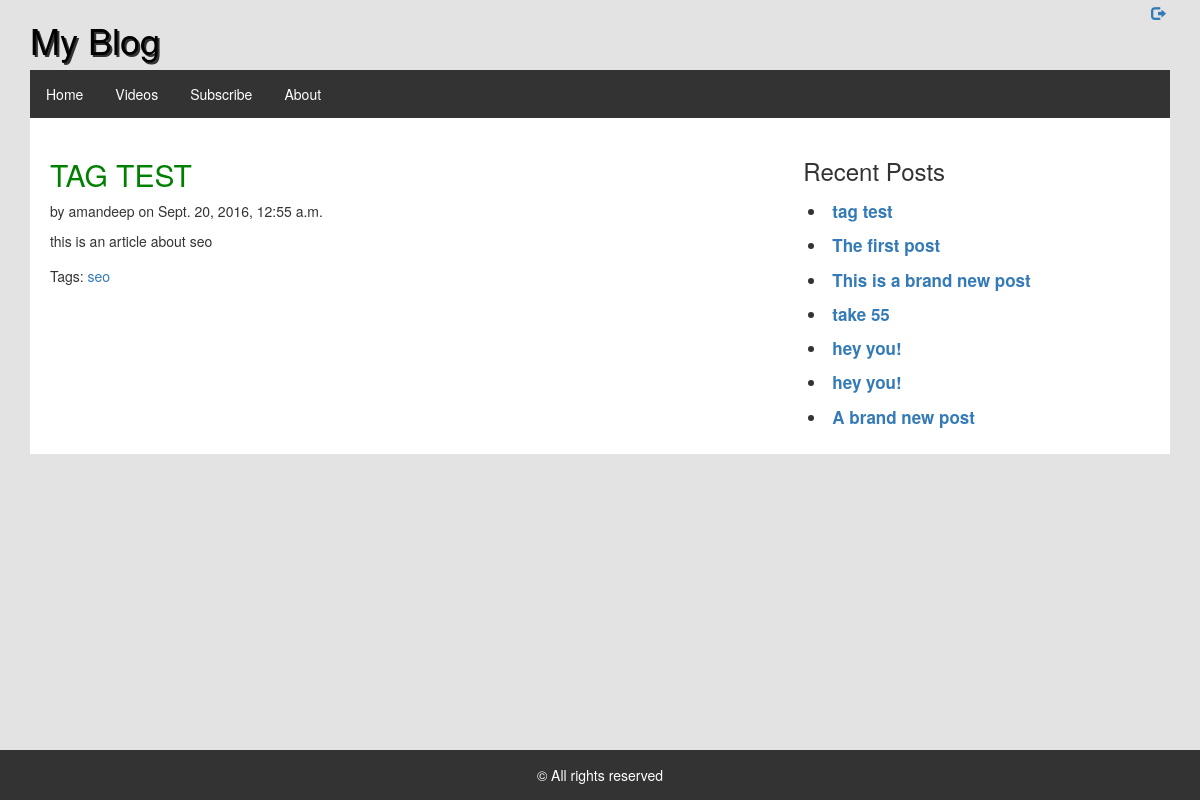
The app's page /post/34/, older data.
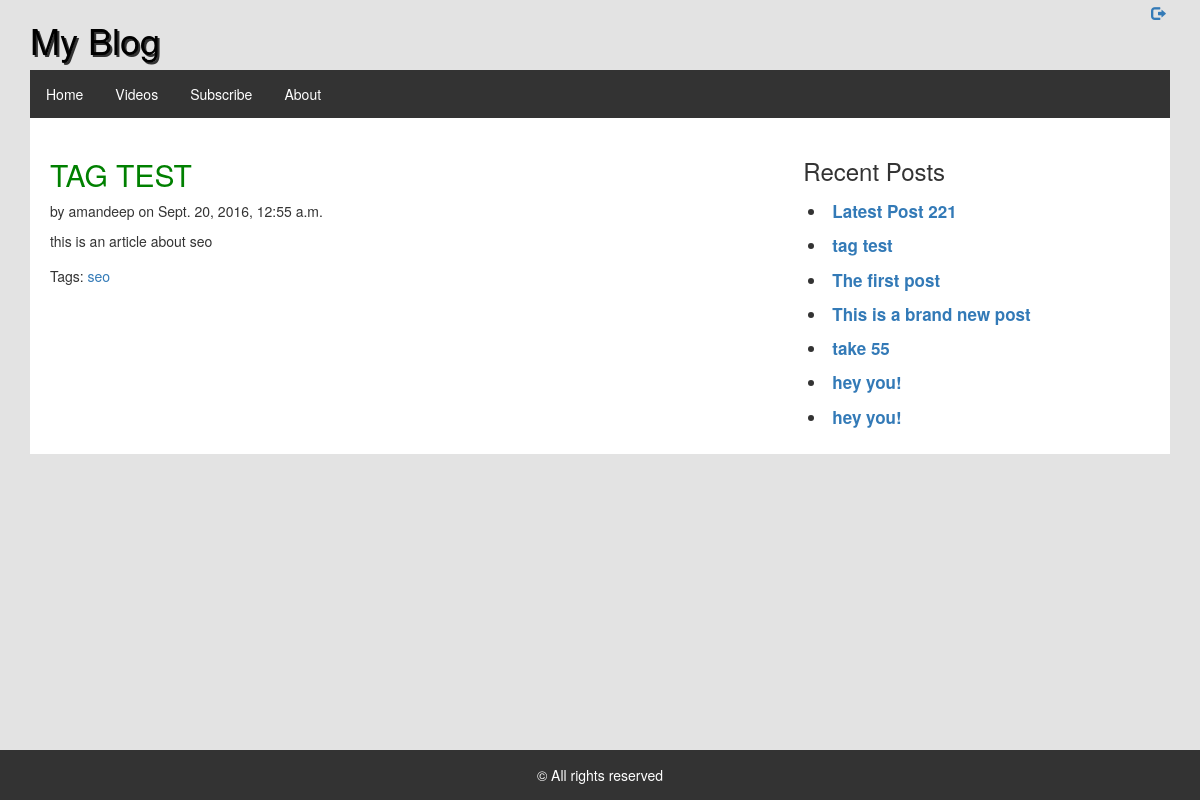
The same page, newer data.
### blog/models.py (models this page shows, shortened)
class Post(models.Model):
    author = models.ForeignKey('auth.User')
    title = models.CharField(max_length=150)
    text = models.TextField()
    created_date = models.DateTimeField(default=timezone.now)
    published_date = models.DateTimeField(blank=True, null=True)
    tags = models.CharField(max_length=150, blank=True, null=True)

### blog/views.py (the view)
# urls.py: url(r'^post/(?P<pk>\d+)/$', views.post_detail, name='post_detail'),
def post_detail(request,pk):
	post = Post.objects.get(pk=pk)
	posts = Post.objects.filter(published_date__lte=timezone.now()).order_by('-published_date') #just for recent posts in the sidebar
	return render(request,'post_detail.html',{'post':post,'posts':posts})

### blog/templates/post_detail.html (shortened to what this page needs)
{%extends 'base.html' %}
{% load staticfiles %}
{% block content %}
        <div class="post post-detail">
       			<h2 class="post-title">{{post.title}}</h2>
       			<p>by {{post.author}} on {{post.published_date}}</p>
				<div class="post-body">{{post.text|safe}}</div>
                {% if post.tags != None %}
                <div class="post-tags">Tags: <a href="{% url 'tag_filter' tage=post.tags %}">{{post.tags}}</a></div>
                {%endif%}
        </div>
{% endblock %}

### blog/templates/latest_posts.html
<div class="latest-posts">
	<h3>Recent Posts</h3>
	{% for post in posts|slice:":7" %}
		<li><a href="{% url 'post_detail' pk=post.pk %}">{{post.title}}</a></li>
	{% endfor %}
</div>

Row changes from the older to the newer data that the page shows:
no longer on this page (row unchanged): Post: title "A brand new post"
added Post: title "Latest Post 221"
